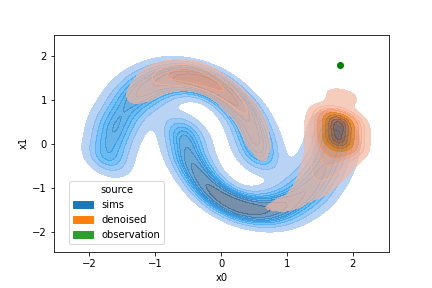

The Python source for this figure:
# %%
import matplotlib.pyplot as plt
from sklearn import datasets, preprocessing
import jax.numpy as np
from jax import random
from rnpe.jax_flow import get_made_transformation, train_marginal_flow
from rnpe.denoise import horseshoe_denoiser_model
from numpyro.infer.hmc import NUTS
from numpyro.infer.mcmc import MCMC

# %% Toy data
n_samples = 10000
plot_range = [(-2, 2), (-2, 2)]
n_bins = 100
scaler = preprocessing.StandardScaler()
X, _ = datasets.make_moons(n_samples=n_samples, noise=.05)
X = scaler.fit_transform(X)

# %%
key = random.PRNGKey(0)
transformation = get_made_transformation(10)
flow, losses = train_marginal_flow(
    key, transformation, X, max_epochs=100, patience=5
    )

key, subkey = random.split(key)
samps = flow.sample(key, num_samples=1000)
samps = np.array(samps)
plt.plot(samps[:, 0], samps[:, 1], "r.")

# %%
y_obs = np.array([1.7, 1.5])
kernel = NUTS(horseshoe_denoiser_model)
mcmc = MCMC(
    kernel,
    num_warmup=5000,
    num_samples=30000
)

mcmc.run(random.PRNGKey(42), y_obs, flow)
mcmc.print_summary()


# %% Plot posterior pairplot
import numpy as onp
import seaborn as sns
import pandas as pd
import numpy as onp
samples = mcmc.get_samples()

# %%
colnames = [f"{param}{i}" for param in samples.keys() for i in range(samples[param].shape[1])]
samples_array = onp.concatenate(list(samples.values()), axis = 1)
df_samples = pd.DataFrame(samples_array, columns = colnames)

# %%
sns.scatterplot(data=df_samples, x = "z0", y="z1", s=0.5)
plt.title("Inferred latents q(z|y)")

# %%
df_x = pd.DataFrame(onp.array(X), columns=["x0", "x1"])
df_x["source"] = "sims"
df_denoised_x = df_samples.loc[:, ["x0", "x1"]]
df_denoised_x["source"] = "denoised"

y_obs_onp = onp.array(y_obs)
df_obs = pd.DataFrame(
    [[y_obs_onp[0], y_obs_onp[1], "observation"]],
    columns = ["x0", "x1", "source"],
)

df_combined = pd.concat([df_x, df_denoised_x, df_obs])
df_combined = df_combined.reset_index(drop=True)

# %%
ax = sns.kdeplot(data=df_combined, x="x0", y="x1", hue="source", fill=True, common_norm = False, alpha=0.7)
plt.scatter(x=y_obs_onp[0], y=y_obs_onp[1], color="green")
ax.legend_.set_bbox_to_anchor((0.03, 0.35))
ax.legend_._set_loc(2)

# %%
import seaborn as sns
sns.scatterplot(data=df_combined, x="x0", y="x1", hue="source", s=0.7)
plt.legend(loc='lower left')
plt.scatter(x=y_obs_onp[0], y=y_obs_onp[1], color="green")

# %%
